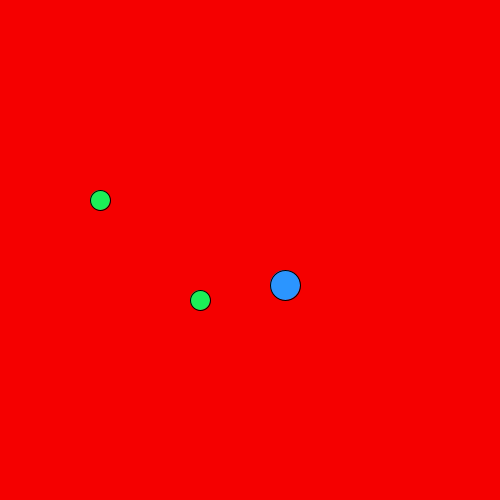
Frame 1 (no input)
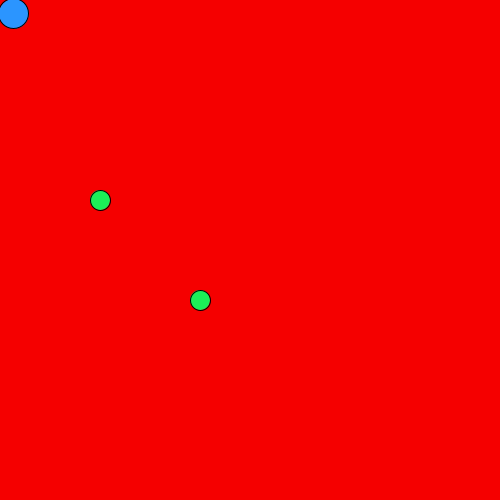
Frame 60 (the mouse pressed at the canvas centre just before this capture)
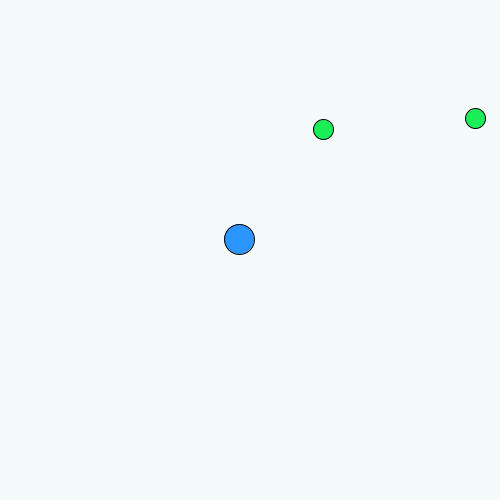
Frame 120 (the mouse held since frame 60 and released just before this capture)

The Processing sketch that drew these frames (run headless with seeded random() and noise(); from frame 60 on, the mouse is pressed at the canvas centre):

// Processing sketch: processing_100767
// ── processing_100767.pde

//if statements, for loops, response

Food f1, f2;
Player1 p1;


void setup() {
  size(500, 500);
  frameRate(24);
  f1 = new Food(200,300,92);
  f2 = new Food(100,200,92);
  p1 = new Player1(300,300,.05);
}

void draw() {
  background(245,mouseY,mouseX);
  f1.display();
  f2.display(); 
  p1.display();
}





class Food {
  int timer = 0;
float fX;
float fY;
int respawn;
 
Food(float tempX, float tempY, int tempTime){
  fX = tempX;
  fY = tempY;
  respawn = tempTime;
}
 
void display(){
    timer++;
  if(timer >= respawn){
    fX = random(width);
    fY = random(height);
    timer = 0;
  }
  float distance = dist(p1.pX,p1.pY,fX,fY);
  if(distance < 30){
    fX = random(width);
    fY = random(height);
    timer = 0;
    println("collision");
  }
  fill(28,238,88);
ellipse(fX, fY,20,20);
}
  }
 

class Player1 {
  float pX;
  float pY;
  float easing;

  Player1(float tempX, float tempY, float tempEasing) {
    pX = tempX;
    pY = tempY;
    easing = tempEasing;
  }

  void display() {
    float targetX = mouseX;
    float targetY = mouseY;
    pX += (targetX - pX) * easing;
    pY += (targetY - pY) * easing;
    fill(43,149,255);
    ellipse(pX, pY, 30, 30);
  }
}
